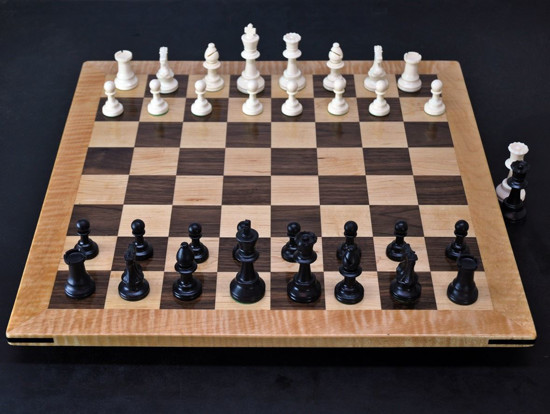
#> input picture board_recognition/input_image/board.jpg, 550 x 414 px; its folder holds only this picture in this run
$ python -i laps.py   (imports and definitions only)
#> lines starting #> are read from the running program, lines starting #| are printed output that depends on the picture; after the words box and inside, x2 and y2 are one past the last pixel; in counts of white or black regions, pixels touching at a corner belong together
#> further down, picture is the input picture: shape (414, 550, 3); mean B, G, R 72.7, 78.6, 92.5
from . import utils
from . import debug
from . import deps

import collections
import cv2, numpy as np
import scipy, scipy.cluster
from .config import *

from keras.models import model_from_json
__laps_model = 'board_recognition/data/models/laps.model.json'
__laps_weights = 'board_recognition/data/models/laps.weights.h5'
# [2 lines not run here, left out]

#from keras.utils import plot_model, print_summary
#plot_model(NC_LAPS_MODEL, show_shapes=True, to_file='model.png')
#print_summary(NC_LAPS_MODEL)

################################################################################

# [17 lines left out: functions laps_intersections, laps_cluster, not called in this run]

def laps_detector(img):
	"""determine if that shape is positive"""
	global NC_LAYER

	hashid = str(hash(img.tostring()))
#> hashid = '52965205126782297'

	img = cv2.cvtColor(img, cv2.COLOR_BGR2GRAY)
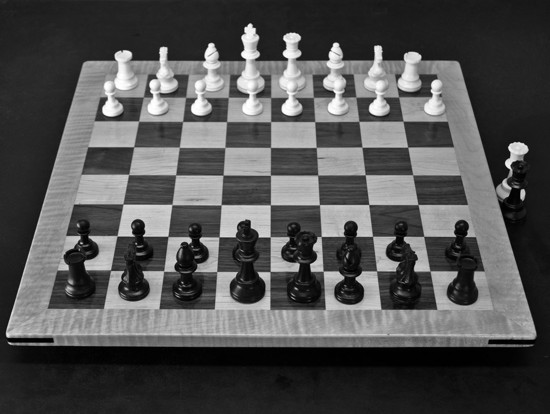
#> img: shape (414, 550); min 0, max 255, mean 82.1
	img = cv2.threshold(img, 0, 255, cv2.THRESH_OTSU)[1]
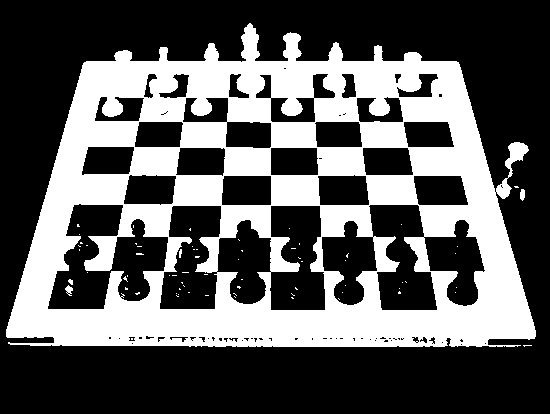
#> img: shape (414, 550); 36.5% white; 69 white regions (64 under 20 px), largest, box (x1, y1, x2, y2) and area: (6, 23, 536, 347) 82829, (520, 189, 525, 201) 49, (65, 285, 73, 296) 49, (179, 249, 182, 258) 21, (68, 279, 73, 285) 21
	img = cv2.Canny(img, 0, 255)
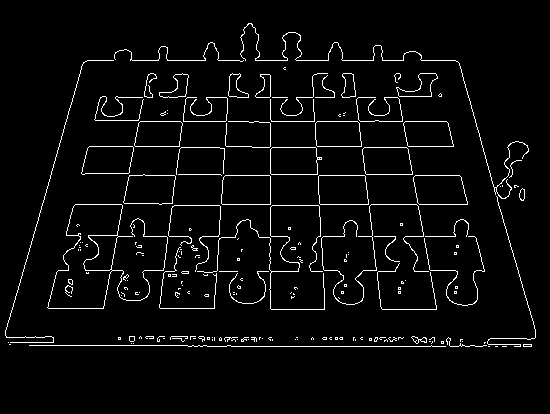
#> img: shape (414, 550); 3.9% white in thin lines or dots, all inside (x1, y1, x2, y2) = (5, 23, 536, 347)
	img = cv2.resize(img, (21, 21), interpolation=cv2.INTER_CUBIC)
#> img: shape (21, 21)

	imgd = img

	X = [np.where(img>int(255/2), 1, 0).ravel()]
	X = X[0].reshape([-1, 21, 21, 1])

	img = cv2.dilate(img, None)
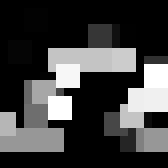
#> img: shape (21, 21) (shown 8 times larger); min 0, max 255, mean 63.6
	mask = cv2.copyMakeBorder(img, top=1, bottom=1, left=1, right=1,
		borderType=cv2.BORDER_CONSTANT, value=[255,255,255])
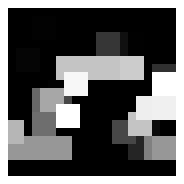
#> mask: shape (23, 23) (shown 8 times larger); min 0, max 255, mean 95.4
	mask = cv2.bitwise_not(mask); i = 0
#> after `mask = cv2.bitwise_not(mask)`:
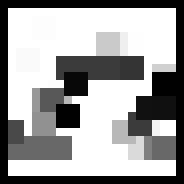
#> mask: shape (23, 23) (shown 8 times larger); min 0, max 255, mean 159.6
	contours, _2 = cv2.findContours(mask,cv2.RETR_EXTERNAL,
				                             cv2.CHAIN_APPROX_NONE)
#> contours = 1 contour; box (x1, y1, x2, y2) and area: (1, 1, 22, 22) 389

	_c = np.zeros((23,23,3), np.uint8)

	# geometric detector
	for cnt in contours:
		(x,y),radius = cv2.minEnclosingCircle(cnt); x,y=int(x),int(y)
		approx = cv2.approxPolyDP(cnt,0.1*cv2.arcLength(cnt,True),True)
		if len(approx) == 4 and radius < 14:
			cv2.drawContours(_c, [cnt], 0, (0,255,0), 1)
			i += 1
		else:
			cv2.drawContours(_c, [cnt], 0, (0,0,255), 1)
#> this loop made 1 pass
#> (x, y, radius, approx) on pass 1: (11, 11, 14.14, [[1, 1], [1, 21], [21, 21], [21, 1]])
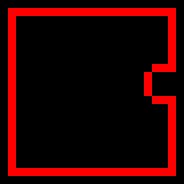
#> _c: shape (23, 23, 3) (shown 8 times larger); mean of channels 0, 1, 2 0, 0, 40.5; drawn as B, G, R
#> after the loop, i = 0

	if i == 4: return (True, 1)

#> (the run stopped early here; a loop or call above may not have finished)
